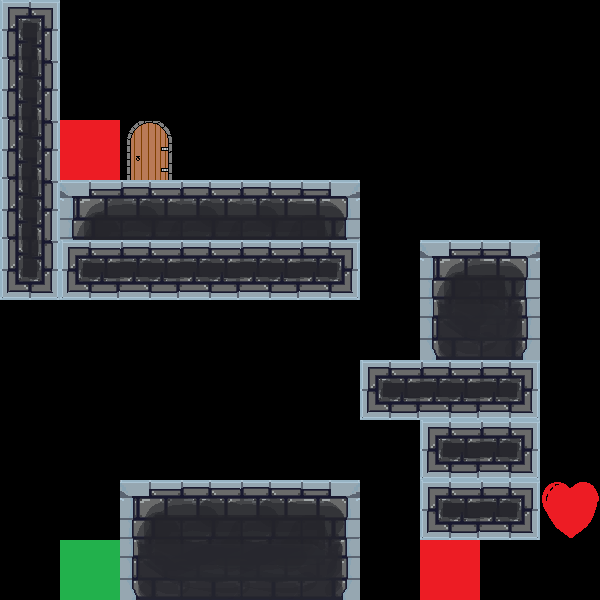

A level layout from a 2D game, rendered from its tile map. Below: a short description, then the map file with its tile-grid data intact:
An orthogonal 10x10 tile map with 60x60 px tiles, 1 tile layer (Слой тайлов 1).

<map version="1.4" tiledversion="1.4.3" orientation="orthogonal" renderorder="right-down" width="10" height="10" tilewidth="60" tileheight="60" infinite="0" nextlayerid="2" nextobjectid="1">
 <tileset firstgid="1" source="stonetileset.tsx" />
 <layer id="1" name="Слой тайлов 1" width="10" height="10">
  <data encoding="csv">
25,0,0,0,0,0,0,0,0,0,
26,0,0,0,0,0,0,0,0,0,
26,2,4,0,0,0,0,0,0,0,
26,8,9,9,9,10,0,0,0,0,
32,29,30,30,30,31,0,8,10,0,
0,0,0,0,0,0,0,22,24,0,
0,0,0,0,0,0,29,30,31,0,
0,0,0,0,0,0,0,29,31,0,
0,0,8,9,9,10,0,29,31,6,
0,3,22,23,23,24,0,2,0,0
</data>
 </layer>
</map>
